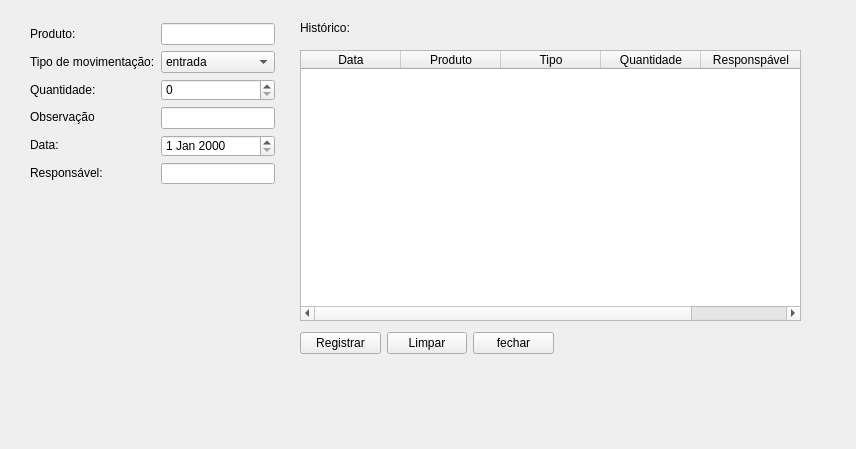
<?xml version="1.0" encoding="UTF-8"?>
<ui version="4.0">
 <class>MovimentacaoEstoqueWindow</class>
 <widget class="QWidget" name="MovimentacaoEstoqueWindow">
  <property name="geometry">
   <rect>
    <x>0</x>
    <y>0</y>
    <width>856</width>
    <height>449</height>
   </rect>
  </property>
  <property name="windowTitle">
   <string>Form</string>
  </property>
  <widget class="QLabel" name="label_7">
   <property name="geometry">
    <rect>
     <x>300</x>
     <y>20</y>
     <width>51</width>
     <height>16</height>
    </rect>
   </property>
   <property name="text">
    <string>Histórico:</string>
   </property>
  </widget>
  <widget class="QTableWidget" name="tableWidget">
   <property name="geometry">
    <rect>
     <x>300</x>
     <y>50</y>
     <width>501</width>
     <height>271</height>
    </rect>
   </property>
   <column>
    <property name="text">
     <string>Data</string>
    </property>
   </column>
   <column>
    <property name="text">
     <string>Produto</string>
    </property>
   </column>
   <column>
    <property name="text">
     <string>Tipo</string>
    </property>
   </column>
   <column>
    <property name="text">
     <string>Quantidade</string>
    </property>
   </column>
   <column>
    <property name="text">
     <string>Responspável</string>
    </property>
   </column>
  </widget>
  <widget class="QWidget" name="">
   <property name="geometry">
    <rect>
     <x>30</x>
     <y>23</y>
     <width>245</width>
     <height>161</height>
    </rect>
   </property>
   <layout class="QHBoxLayout" name="horizontalLayout">
    <item>
     <layout class="QVBoxLayout" name="verticalLayout_2">
      <item>
       <widget class="QLabel" name="label">
        <property name="text">
         <string>Produto:</string>
        </property>
       </widget>
      </item>
      <item>
       <widget class="QLabel" name="label_2">
        <property name="text">
         <string>Tipo de movimentação:</string>
        </property>
       </widget>
      </item>
      <item>
       <widget class="QLabel" name="label_3">
        <property name="text">
         <string>Quantidade:</string>
        </property>
       </widget>
      </item>
      <item>
       <widget class="QLabel" name="label_4">
        <property name="text">
         <string>Observação</string>
        </property>
       </widget>
      </item>
      <item>
       <widget class="QLabel" name="label_5">
        <property name="text">
         <string>Data:</string>
        </property>
       </widget>
      </item>
      <item>
       <widget class="QLabel" name="label_6">
        <property name="text">
         <string>Responsável:</string>
        </property>
       </widget>
      </item>
     </layout>
    </item>
    <item>
     <layout class="QVBoxLayout" name="verticalLayout">
      <item>
       <widget class="QLineEdit" name="lineEdit"/>
      </item>
      <item>
       <widget class="QComboBox" name="comboBox">
        <item>
         <property name="text">
          <string>entrada</string>
         </property>
        </item>
        <item>
         <property name="text">
          <string>saída</string>
         </property>
        </item>
        <item>
         <property name="text">
          <string>ajuste</string>
         </property>
        </item>
        <item>
         <property name="text">
          <string>perda</string>
         </property>
        </item>
        <item>
         <property name="text">
          <string>devolução</string>
         </property>
        </item>
       </widget>
      </item>
      <item>
       <widget class="QSpinBox" name="spinBox"/>
      </item>
      <item>
       <widget class="QLineEdit" name="lineEdit_2"/>
      </item>
      <item>
       <widget class="QDateEdit" name="dateEdit"/>
      </item>
      <item>
       <widget class="QLineEdit" name="lineEdit_3"/>
      </item>
     </layout>
    </item>
   </layout>
  </widget>
  <widget class="QWidget" name="">
   <property name="geometry">
    <rect>
     <x>300</x>
     <y>330</y>
     <width>254</width>
     <height>26</height>
    </rect>
   </property>
   <layout class="QHBoxLayout" name="horizontalLayout_2">
    <item>
     <widget class="QPushButton" name="pushButton">
      <property name="text">
       <string>Registrar</string>
      </property>
     </widget>
    </item>
    <item>
     <widget class="QPushButton" name="pushButton_2">
      <property name="text">
       <string>Limpar</string>
      </property>
     </widget>
    </item>
    <item>
     <widget class="QPushButton" name="pushButton_3">
      <property name="text">
       <string>fechar</string>
      </property>
     </widget>
    </item>
   </layout>
  </widget>
 </widget>
 <resources/>
 <connections>
  <connection>
   <sender>pushButton_3</sender>
   <signal>clicked()</signal>
   <receiver>MovimentacaoEstoqueWindow</receiver>
   <slot>close()</slot>
   <hints>
    <hint type="sourcelabel">
     <x>300</x>
     <y>400</y>
    </hint>
    <hint type="destinationlabel">
     <x>0</x>
     <y>0</y>
    </hint>
   </hints>
  </connection>
 </connections>
</ui>
